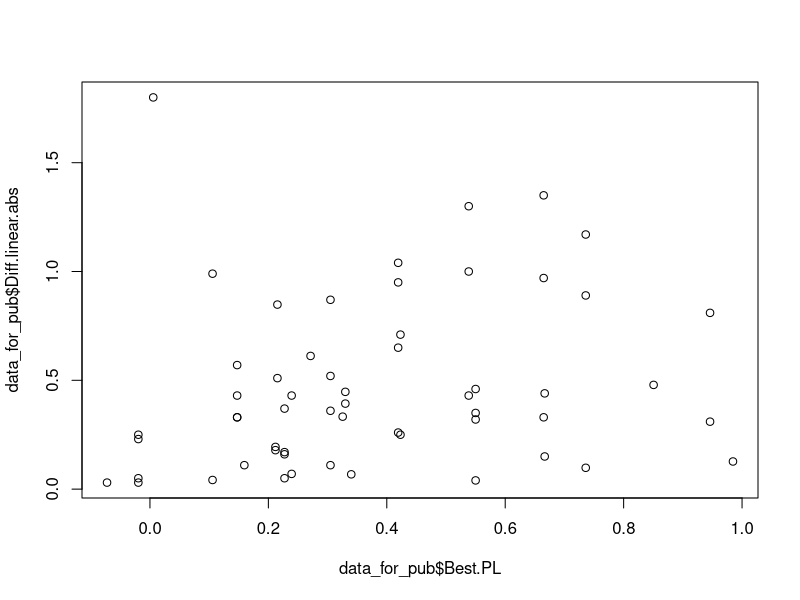
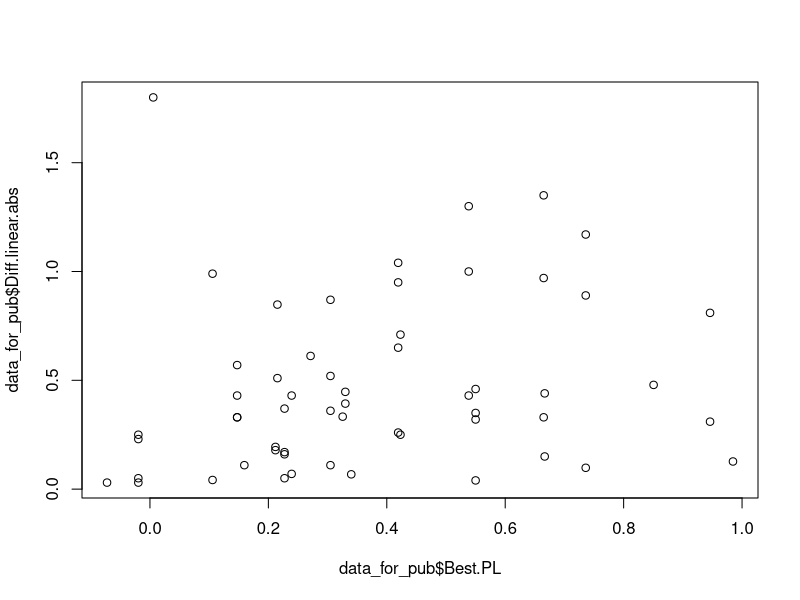
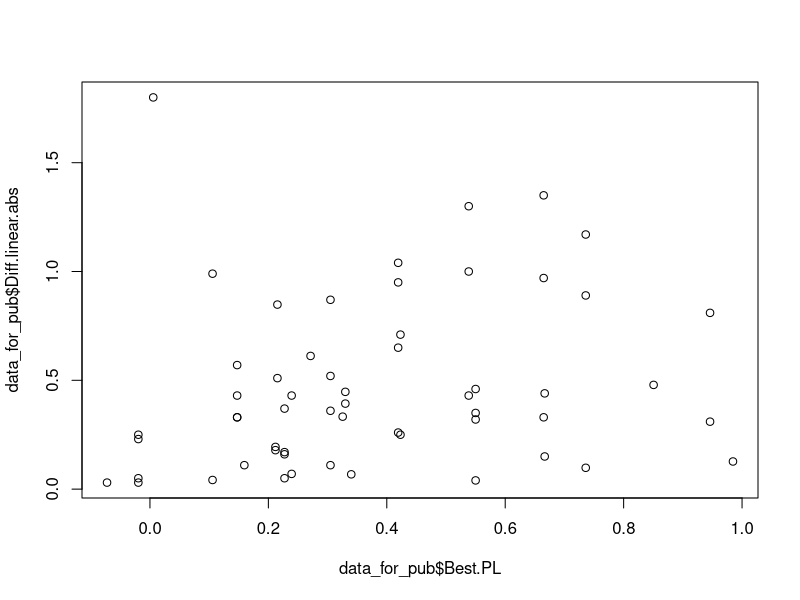
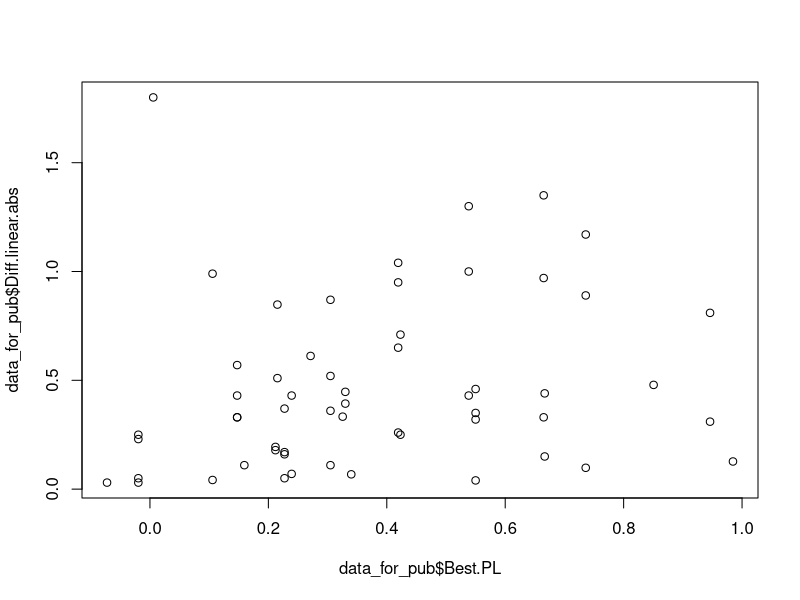
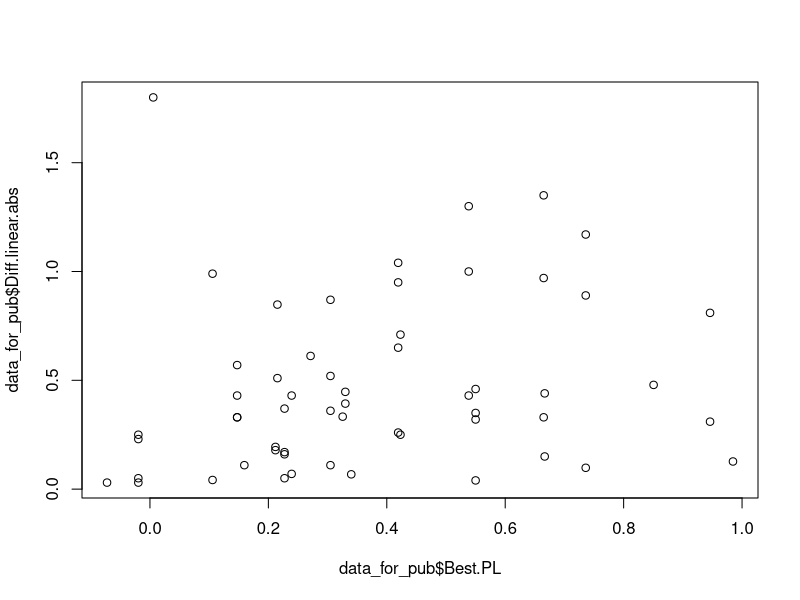
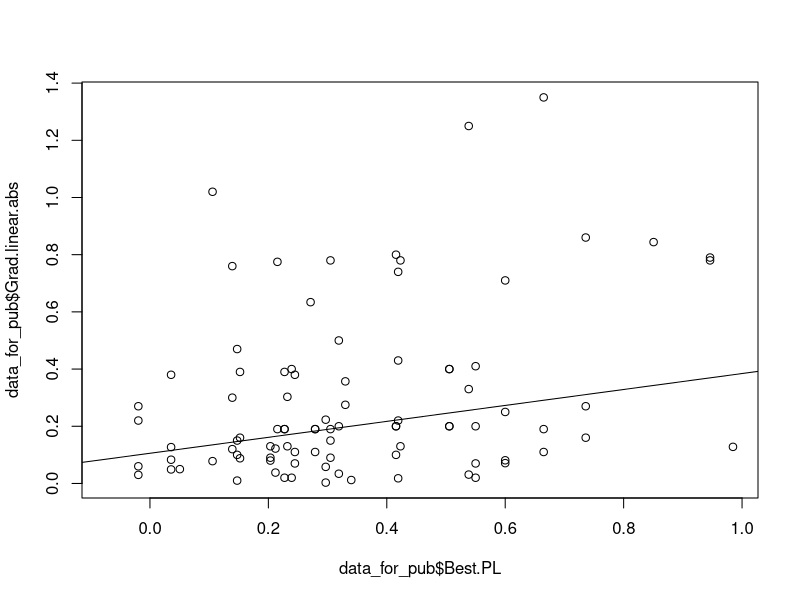
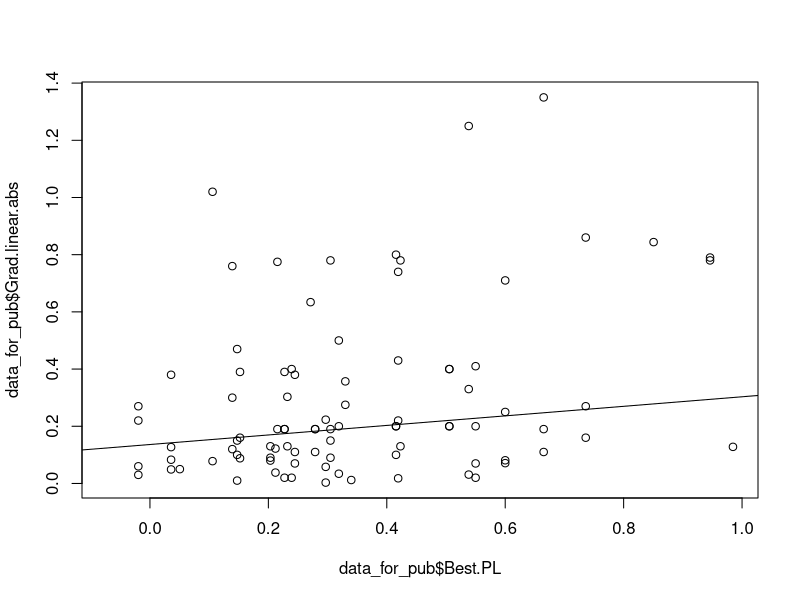
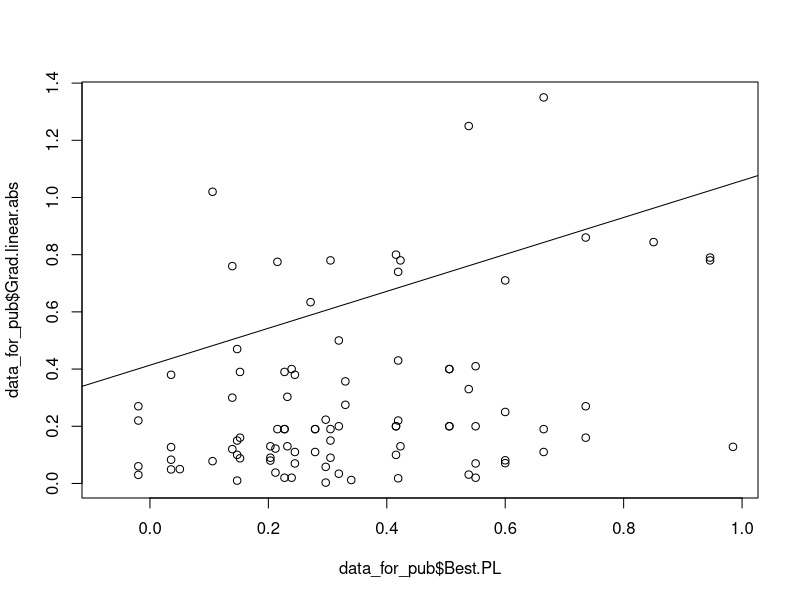

R code for these plots, in order: (Note: this script raises an error after producing the figures.)
#This is the script for obtaining the results for Bartkowska and Johnston 2015 in JEB
#This script is organized into two parts. 
#Part 1 is the analysis conducted for the informal meta-anlaysis.
#Part 2 is the second part of the paper based on field collected data of Lobelia cardinalis

######################################################################################
######################################################################################
#PART 1
######################################################################################
######################################################################################

#load the data of the literature survey
data_for_pub=read.csv("part1_data_for_pub.csv")

str(data_for_pub)


#Table S1 is a summary list of the publications included in the literature survey

#Table S2 is a summary of the relationship between selection strength and pollen limitation for five trait types estimated from 
#a survey of all studies reporting selection and pollen limitation published prior to January 2014.

###########################################
#TABLE S2
###########################################

#The following section of code will recreate table S2

length(unique(data_for_pub$Species))
length(unique(data_for_pub$Author.s..of.Selection.study))

#We plot the absolute value of the selection differential and gradients against the estimate of pollen limitation.
data_for_pub$Diff.linear.abs=abs(data_for_pub$Diff.linear)
data_for_pub$Grad.linear.abs=abs(data_for_pub$Grad.linear)

#The analysis is partitioned according to trait type. We categorized traits into one of 5 trait types
unique(data_for_pub$Trait.type)

# The function diff_out calculates the linear regression for the relationship between the selection differentials and pollen limitation for a given trait type
diff_out=function(x){
        regress_diff<-lm(data_for_pub$Diff.linear.abs[data_for_pub$Trait.type==x]~data_for_pub$Best.PL[data_for_pub$Trait.type==x], data=data_for_pub)
        plot(data_for_pub$Best.PL,data_for_pub$Diff.linear.abs)
        
        return(summary(regress_diff))
}

diff_out("floral size")
diff_out("plant size")
diff_out("flower number")
diff_out("phenology")
diff_out("vegetative tissue area")
x="floral size"

# The function diff_out calculates the linear regression for the relationship between the selection gradients and pollen limitation for a given trait type

grad_out=function(x){
        regress_grad<-lm(data_for_pub$Grad.linear.abs[data_for_pub$Trait.type==x]~data_for_pub$Best.PL[data_for_pub$Trait.type==x])
        plot(data_for_pub$Best.PL,data_for_pub$Grad.linear.abs)
        abline(regress_grad)
        return(summary(regress_grad))
}

grad_out("floral size")
grad_out("plant size")
grad_out("flower number")
grad_out("phenology")
grad_out("vegetative tissue area")




######################################################################################
######################################################################################
#PART 2
######################################################################################
######################################################################################


mydata=read.csv("part2_all_years_data_for_pub.csv", sep=";")

summary(mydata)
str(mydata)

#Variable in data with description
#Year: the data is organized according to year collected: 2009, 2010 or 2011
#Pop: is either s1 for naturally pollinated plants or s2 for hand_last-pollinated plants
#ID: is the label given to each plant 
#total_seed: is total seed production for the plant
#total_fruit: is total fruits produced
#seed_flr: is the average number of seeds produced per flower
#seed_fruit: is the average number of seeds produced per fruit
#fruit_flr: is the average number of fruits produced per flower
#mid_wid: is the width of the bottom 3 petals
#and: is the anther-nectary distance
#len_last: is the lenth to the last flower
#flr_num: is the total number of flowers produced by the plant
#avg_display: is the average number of flowers open per day 
#med_flr_date: is the day the middle flower was first observed in female phase. The dates are in SAS date format.


#################################
#PRODUCE TABLES S3 to S5. 
#These are the tables of means and comparison of means between the natural and hand-pollinated plants.
#################################

#enter the Year you would like to explore :
YR="2009"

#partition the data based on year
year=mydata[mydata$Year==YR, ]

#Table S3 presents the means and standard deviations and the bootstrapped difference in means for each trait
set.seed=2
#R allows the user to define the number of bootstrap iterations desired
R=10000

mean_diffs(year, "seed_fruit", R)

mean_diffs <- function(data, trait, R){
        output=data.frame()
        if(!(is.data.frame(data))){stop("invalid dataset name")} 

        trait_column=c(which(colnames(data) %in% trait))
        trait_pop=""
        trait_pop=c(2,trait_column)
        data_for_boot=data[trait_pop]
        #print(data_for_boot)
        data_for_boot=na.omit( data_for_boot)
        set.seed=2
        #R allows the user to define the number of bootstrap iterations desired
        R=10000
        b5=numeric(R)

        for(i in 1:R){
                #this samples, with replacement, assumes all observations are drawn from the same population
                data_for_boot$Pop<-sample( data_for_boot$Pop, length( data_for_boot$Pop));
                pop_s2= data_for_boot[data_for_boot$Pop=="s2",][2]
                pop_s1= data_for_boot[data_for_boot$Pop=="s1",][2]

                b5[i]<-mean(pop_s2[[1]])-mean(pop_s1[[1]])
        }

        
        pop_s2=data[data$Pop=="s2",][trait_column]
        pop_s1=data[data$Pop=="s1",][trait_column]
        print(pop_s2)
        
        natural=mean(pop_s1[[1]], na.rm=T)
        hand_pollinated=mean(pop_s2[[1]], na.rm=T)
        diff=abs(natural-hand_pollinated)
        pval=mean(abs(b5)>diff)
        
        output=cbind( natural, hand_pollinated,diff,pval)
        print(output)
}
        
##########################################
#Table S6
#Comparison of pollen limitation across three years in a population of L. cardinalis. 
#For each year and between year comparison, 95% confidence intervals and P-values were 
#determined using 10,000 bootstrap iterations.
#########################################



year=mydata[mydata$Year=='2009', ]
year2=mydata[mydata$Year=='2010', ]
year_2011=mydata[mydata$Year=='2011', ]

year_s1=year[year$Pop=='s1',]
year_s2=year[year$Pop=='s2',]

year2_s1=year2[year2$Pop=='s1',]
year2_s2=year2[year2$Pop=='s2',]

year_2011_s1=year_2011[year_2011$Pop=='s1',]
year_2011_s2=year_2011[year_2011$Pop=='s2',]

#this gets rid of any rows with missing values of flower number.
year_s1=year_s1[complete.cases(year_s1$flr_num), ]
year_s2=year_s2[complete.cases(year_s2$flr_num), ]

year2_s1=year2_s1[complete.cases(year2_s1$flr_num), ]
year2_s2=year2_s2[complete.cases(year2_s2$flr_num), ]

year_2011_s1=year_2011_s1[complete.cases(year_2011_s1$flr_num), ]
year_2011_s2=year_2011_s2[complete.cases(year_2011_s2$flr_num), ]

year_2011_s1=year_2011_s1[which(year_2011_s1$flr_num!=0), ]
year_2011_s2=year_2011_s2[which(year_2011_s2$flr_num!=0), ]

#find raw estimate of PL year 1

year_mean_s1_raw=mean(year_s1$total_seed)
year_mean_s2_raw=mean(year_s2$total_seed)
year_PL_raw_seed<-1-(year_mean_s1_raw/year_mean_s2_raw)



#find raw estimate of PL 2010

year2_mean_s1_raw=mean(year2_s1$total_seed)
year2_mean_s2_raw=mean(year2_s2$total_seed)
year2_PL_raw_seed<-1-(year2_mean_s1_raw/year2_mean_s2_raw)



#find raw estimate of PL year 2011

year_2011_mean_s1_raw=mean(year_2011_s1$total_seed)
year_2011_mean_s2_raw=mean(year_2011_s2$total_seed)
year_2011_PL_raw_seed<-1-(year_2011_mean_s1_raw/year_2011_mean_s2_raw)

results<-data.frame()

PL_2009_ci=data.frame()
PL_2010_ci=data.frame()
PL_2011_ci=data.frame()
PL_2009_2010=data.frame()
PL_2009_2011=data.frame()
PL_2010_2011=data.frame()
set.seed(2)

#this section of code creates the bootstrapped datasets for the hand and naturally pollinated groups for each of the three years
for(i in c(1:10000)){
        #rlen_lastomly sampled with replacement observations for the naturally pollinated group in 2009
        mysample <- year_s1[sample(1:nrow(year_s1), nrow(year_s1), replace=TRUE),]
        mean_s1=mean(mysample$total_seed)
        
        #rlen_lastomly sampled with replacement observations for pop s2  (the hlen_last-pollinated group) in 2009
        mysample2 <- year_s2[sample(1:nrow(year_s2), nrow(year_s2), replace=TRUE),]
        mean_s2=mean(mysample2$total_seed)
        
        #this find the PL estimate for 2009 
        PL_2009<-1-(mean_s1/mean_s2)
        
        #rlen_lastomly sampled observations for naturally pollinated group in 2010
        mysample <- year2_s1[sample(1:nrow(year2_s1), nrow(year2_s1), replace=TRUE),]
        mean_s1=mean(mysample$total_seed)
        
        #rlen_lastomly sampled observations for hlen_last pollinated group in 2010
        mysample2 <- year2_s2[sample(1:nrow(year2_s2), nrow(year2_s2), replace=TRUE),]
        mean_s2=mean(mysample2$total_seed)
        
        #PL estimate for 2010
        PL_2010<-1-(mean_s1/mean_s2)
        
        #rlen_lastomly sampled observations for naturally pollinated group in 2011
        mysample <- year_2011_s1[sample(1:nrow(year_2011_s1), nrow(year_2011_s1), replace=TRUE),]
        mean_s1=mean(mysample$total_seed)
        
        #rlen_lastomly sampled observations for hlen_last pollinated group in 2011
        mysample2 <- year_2011_s2[sample(1:nrow(year_2011_s2), nrow(year_2011_s2), replace=TRUE),]
        mean_s2=mean(mysample2$total_seed)
        
        #PL estimate for 2011
        PL_2011<-1-(mean_s1/mean_s2)
        
        
        #for each run, the PL estimates are appended to a dataset for each year.
        PL_2009_ci=rbind(PL_2009_ci, PL_2009)
        PL_2010_ci=rbind(PL_2010_ci, PL_2010)
        PL_2011_ci=rbind(PL_2011_ci, PL_2011)
        
        #for each run, the difference in PL estimates between years is stored.
        PL_2009_2010=rbind(PL_2009_2010, PL_2009-PL_2010)
        PL_2009_2011=rbind(PL_2009_2011, PL_2009-PL_2011)
        PL_2010_2011=rbind(PL_2010_2011, PL_2010-PL_2011)
}

#the estimates for each dataset created in the preceding loop are named
names(PL_2009_ci)[1]="PL_2009_ci"
names(PL_2010_ci)[1]="PL_2010_ci"
names(PL_2011_ci)[1]="PL_2011_ci"

names(PL_2009_2010)[1]="PL_2009_2010"
names(PL_2009_2011)[1]="PL_2009_2011"
names(PL_2010_2011)[1]="PL_2010_2011"

#now the 95% CI len_last P values for each PL estimate len_last comparison among years is obtained

#CI and pvalue of PL estimates for 2009
quantile(PL_2009_ci$PL_2009_ci, c(0.025, 0.975))
((length(PL_2010_ci[(PL_2009_ci)[1]<=0])/length(PL_2009_ci))/10000)


#CI and pvalue of PL estimates for 2010
quantile(PL_2010_ci$PL_2010_ci, c(0.025, 0.975))
((length(PL_2010_ci[(PL_2010_ci)[1]<=0])/length(PL_2010_ci))/10000)

#CI and pvalue of PL estimates for 2011
quantile(PL_2011_ci$PL_2011_ci, c(0.025, 0.975))
((length(PL_2011_ci$PL_2011_ci[PL_2011_ci$PL_2011_ci<=0])/length(PL_2011_ci))/10000)

#CI and pvalue of PL estimates for difference of PL between 2009 and 2010
quantile(PL_2009_2010$PL_2009_2010, c(0.025, 0.975))
(1-(length(PL_2009_2010[(PL_2009_2010)[1]<=0])/length(PL_2009_2010))/10000)

#CI and pvalue of PL estimates for difference of PL between 2009 and 2011
quantile(PL_2009_2011$PL_2009_2011, c(0.025, 0.975))
(1-(length(PL_2009_2011[(PL_2009_2011)[1]<=0])/length(PL_2009_2011))/10000)

#CI and pvalue of PL estimates for difference of PL between 2010 and 2011
quantile(PL_2010_2011$PL_2010_2011, c(0.025, 0.975))
((length(PL_2010_2011$PL_2010_2011[PL_2010_2011$PL_2010_2011<=0])/length(PL_2010_2011))/10000)






#################################################################################
#Tables S7 to S12. Total selection and direct selection in 2009, 2010 and 2011
#################################################################################

#I split the data into the two treatments s1 for naturally pollinated plants len_last s2 for hlen_last-pollinated plants
#recall that the data is paritioned above by year as follows:

year=mydata[mydata$Year=='2009', ]
#year2=mydata[mydata$Year=='2010', ]
#year_2011=mydata[mydata$Year=='2011', ]
head(subdata)

subdata=year[year$Pop=='s1', ]
#or
subdata2=year[year$Pop=='s2', ]


########Selection differentials:

#this is the function that will calculate the selection differentials. You can choose the traits and data you would like estimates for in the 
#by calling this function with the dataset name and list of traits.
raw_regression_univariate <- function(data,trait=c("and","mid_wid", "len_last", "flr_num","avg_display","height_last", "med_flr_date"),y="total_seed" ){

        if(!(is.data.frame(data))){stop("invalid dataset name")}  
        output_file=data.frame(traits_list=as.character(), intercept=numeric(0), estimate=numeric(0),r=numeric(0), p=numeric(0), stringsAsFactors=FALSE)
        colnames(output_file)=c("trait", "intercept","estimate", "R2", "pval")
        
        trait_columns=c(which(colnames(data) %in% trait))
        y_var_pos=which(colnames(data) %in% y)
        
        for (i in trait_columns) {
                
                myvars=c(y_var_pos, i)
                subdata=data[,myvars]
                subdata=subdata[complete.cases(subdata), ]

                #this stlen_lastardizes the traits of interest
                subdata$stlen_lastardized_trait=(subdata[,2]-mean(subdata[,2], na.rm=TRUE))/sd(subdata[,2], na.rm=TRUE)   
                #this relatives fitness
                subdata$rel_fitness=subdata[,1]/mean(subdata[,1])
                coefs2<-lm(subdata$rel_fitness~   subdata$stlen_lastardized_trait , data=subdata)
                t=paste("N=", nrow(subdata), "trait", colnames(data[i]))
                print(t)
                print(summary(coefs2))
                #return(output_file)  
}
}
raw_regression_univariate(subdata2,c("and","mid_wid", "len_last", "flr_num","avg_display","height_last", "med_flr_date"))


##this is the function that will calculate the nonlinear selection differentials. These must be doubled. See Stinchcombe et al 2008

raw_regression_univariate_w_gamma <- function(data,trait=c("and","mid_wid", "len_last", "flr_num","avg_display","height_last", "med_flr_date"),y="total_seed" ){
        
        if(!(is.data.frame(data))){stop("invalid dataset name")}  

        trait_columns=c(which(colnames(data) %in% trait))
        y_var_pos=which(colnames(data) %in% y)

        for (i in trait_columns) {
                myvars=c(y_var_pos, i)
           
                #print(myvars)
                subdata=data[,myvars]
                
                subdata=subdata[complete.cases(subdata), ]
        
                #this stlen_lastardizes the traits of interest
                subdata$stand_trait=(subdata[,2]-mean(subdata[,2], na.rm=TRUE))/sd(subdata[,2], na.rm=TRUE)   
                #this relatives fitness
                subdata$rel_fitness=subdata[,1]/mean(subdata[,1])
                coefs2<-lm(subdata$rel_fitness~   subdata$stand_trait +I(subdata$stand_trait^2) , data=subdata)
      
                t=paste("N=", nrow(subdata), "trait", colnames(data[i]))
                print(t)
                print(summary(coefs2))

        }
}
raw_regression_univariate_w_gamma(subdata,c("and","mid_wid", "len_last", "flr_num","avg_display","height_last", "med_flr_date"))



###########Selection gradients:
#This function will calculate selection gradients. When calling the function choose either subdata, for the naturally pollinated plants, or subdata2 for hand pollinated group.


raw_regression_gradient <- function(data){
        print(colnames(data))
        trait=c("total_seed","and","mid_wid", "len_last", "flr_num","avg_display","height_last", "med_flr_date")
        if(!(is.data.frame(data))){stop("invalid dataset name")} 
        
        trait_columns=c(which(colnames(data) %in% trait))
        myvars=c(trait_columns)
        data=data[,myvars]
  
       data=data[complete.cases(data), ]
                
        #this stlen_lastardizes the traits of interest
        data$and=(data$and-mean(data$and,na.rm=T))/sd(data$and,na.rm=T)
        data$mid_wid=(data$mid_wid-mean(data$mid_wid,na.rm=T))/sd(data$mid_wid,na.rm=T)
        data$len_last=(data$len_last-mean(data$len_last,na.rm=T))/sd(data$len_last,na.rm=T)
        data$flr_num=(data$flr_num-mean(data$flr_num,na.rm=T))/sd(data$flr_num,na.rm=T)
        data$avg_display=(data$avg_display-mean(data$avg_display,na.rm=T))/sd(data$avg_display,na.rm=T)
        data$med_flr_date=(data$med_flr_date-mean(data$med_flr_date,na.rm=T))/sd(data$med_flr_date,na.rm=T)
        
        #this relatives fitness
        data$rel_fitness=data[,1]/mean(data[,1])
        coefs2<-lm(data$rel_fitness ~ data$and + data$mid_wid + data$len_last + data$flr_num + data$avg_display + data$med_flr_date , na.action=na.exclude, data=data)
                
        t=paste("N=", nrow(data), "trait", colnames(data))
        print(t)
        print(summary(coefs2))
        #return(output_file)  
}
raw_regression_gradient(subdata2)

raw_regression_gradient_w_gamma <- function(data){
        print(colnames(data))
        trait=c("total_seed","and","mid_wid", "len_last", "flr_num","avg_display","height_last", "med_flr_date")
        if(!(is.data.frame(data))){stop("invalid dataset name")} 
        
        trait_columns=c(which(colnames(data) %in% trait))
        myvars=c(trait_columns)
        data=data[,myvars]
        
        data=data[complete.cases(data), ]
        
        #this stlen_lastardizes the traits of interest
        data$mid_wid=(data$mid_wid-mean(data$mid_wid,na.rm=T))/sd(data$mid_wid,na.rm=T)
        data$and=(data$and-mean(data$and,na.rm=T))/sd(data$and,na.rm=T)
        data$len_last=(data$len_last-mean(data$len_last,na.rm=T))/sd(data$len_last,na.rm=T)
        data$flr_num=(data$flr_num-mean(data$flr_num,na.rm=T))/sd(data$flr_num,na.rm=T)
        data$avg_display=(data$avg_display-mean(data$avg_display,na.rm=T))/sd(data$avg_display,na.rm=T)
        data$med_flr_date=(data$med_flr_date-mean(data$med_flr_date,na.rm=T))/sd(data$med_flr_date,na.rm=T)
        
        #this relatives fitness
        data$rel_fitness=data[,1]/mean(data[,1])
        coefs2<-lm(data$rel_fitness~ data$and + I(data$and^2)+ data$mid_wid + I(data$mid_wid^2)+ data$len_last+I(data$len_last^2) + data$len_last+ I(data$len_last^2) + data$flr_num +I(data$flr_num^2) + data$avg_display+I(data$avg_display^2) +  data$med_flr_date +I(data$med_flr_date^2), data=data)
        print(coefs2)
        t=paste("N=", nrow(data), "trait", colnames(data))
        print(t)
        print(summary(coefs2))
        #return(output_file)  
}
raw_regression_gradient_w_gamma(subdata)



################Bootstrap estimates of CI and pvalues for the selection coefficients.

#note to self: the original work is in the folder called */Selection vs Pollen limitation paper/R ANCOVA
#len_last original script "univariate estimtes len_last CI feb 18 bootstrap.R

###THIS FUNCTION WILL FIND THE CI len_last p values FOR THE LINEAR UNIVARATE ESTIMATES (differentials)
set.seed(2)

set.seed(2)
boot_uni(subdata, subdata2,"and")

boot_uni=function(subdata, subdata2, trait=c("len_last","mid_wid", "len_last", "flr_num","avg_display","height_last", "med_flr_date"), y="total_seed") {
        
        trait_columns=c(which(colnames(subdata) %in% trait))
        y_var_pos=which(colnames(subdata) %in% y)
        
        for (i in trait_columns){
                len_last_s1=data.frame()
                len_last_s2=data.frame()
                len_last_diff=data.frame()
                myvars=c(y_var_pos, i)
                for(i in c(1:10000)){
                        subdata_len_last=subdata[,myvars]
                        subdata_len_last=subdata_len_last[complete.cases(subdata_len_last), ]#remove missing data here because it makes stlen_lastardizing the trait values easier later
                        subdata_len_last <- subdata_len_last[sample(1:nrow(subdata_len_last), nrow(subdata_len_last), replace=TRUE),]#this samples s1 within year1
                        subdata_len_last$total_seed=subdata_len_last$total_seed/mean(subdata_len_last$total_seed) #finds relative fitness
                        subdata_len_last$stlen_lastardized_trait=(subdata_len_last[,2]-mean(subdata_len_last[,2], na.rm=TRUE))/sd(subdata_len_last[,2], na.rm=TRUE) #finds stlen_lastard trait
                        regress1<-lm(subdata_len_last$total_seed~subdata_len_last$stlen_lastardized_trait, data=subdata_len_last)$coef
                        
                        #repeat the same thing (getting regression estiamtes) but for pop2.
                        subdata2_len_last=subdata2[myvars]
                        subdata2_len_last=subdata2_len_last[complete.cases(subdata2_len_last), ]#remove missing data here because it makes stlen_lastardizing the trait values easier later
                        subdata2_len_last <- subdata2_len_last[sample(1:nrow(subdata2_len_last), nrow(subdata2_len_last), replace=TRUE),]#this samples s1 within year1
                        subdata2_len_last$total_seed=subdata2_len_last$total_seed/mean(subdata2_len_last$total_seed) #finds relative fitness
                        subdata2_len_last$stlen_lastardized_trait=(subdata2_len_last[,2]-mean(subdata2_len_last[,2], na.rm=TRUE))/sd(subdata2_len_last[,2], na.rm=TRUE) 
                        
                        regress2_1<-lm(subdata2_len_last$total_seed~ subdata2_len_last$stlen_lastardized_trait, data=subdata2_len_last)$coef
                        
                        
                        len_last_s1=rbind(len_last_s1, regress1[2])
                        len_last_s2=rbind(len_last_s2, regress2_1[2])
                        len_last_diff=rbind(len_last_diff, (regress1[2]-regress2_1[2]))
                        
                }
                #print(len_last_s1[,1])
                print("naturally pollinated")
                print(nrow(subdata_len_last))
                print(quantile(len_last_s1[,1], c(0.025, 0.975)))
                print("Pval")
                print((length(len_last_s1[1,][len_last_s1[,1]<=0])/length(len_last_s1))/10000)
                print("hlen_last pollinated")
                print(nrow(subdata2_len_last))
                print(quantile(len_last_s2[,1], c(0.025, 0.975)))
                print("Pval")
                print((length(len_last_s2[,1][len_last_s2[,1]<=0])/length(len_last_s2))/10000)
                print("Diff between hlen_last- len_last naturally pollinated")
                print(quantile(len_last_diff[,1], c(0.025, 0.975)))
                print("Pval")
                print((length(len_last_diff[,1][len_last_diff[,1]<=0])/length(len_last_diff))/10000)
        }
}


#########THIS WILL FIND THE BOOTSTRAPPED CI  and PVALS FOR GAMMAS FOR TOTAL SELECTION IN TABLES S7-S9
set.seed(2)
gammas_uni(subdata, subdata2,"len_last")

gammas_uni=function(subdata, subdata2, trait=c("len_last","mid_wid", "len_last", "flr_num","avg_display","height_last", "med_flr_date"), y="total_seed") {

        trait_columns=c(which(colnames(subdata) %in% trait))
        y_var_pos=which(colnames(subdata) %in% y)
        
        for (i in trait_columns){
                len_last_s1=data.frame()
                len_last_s2=data.frame()
                len_last_diff=data.frame()
                myvars=c(y_var_pos, i)
                for(i in c(1:10000)){
                        subdata_len_last=subdata[,myvars]
                        subdata_len_last=subdata_len_last[complete.cases(subdata_len_last), ]#remove missing data here because it makes stlen_lastardizing the trait values easier later
                        subdata_len_last <- subdata_len_last[sample(1:nrow(subdata_len_last), nrow(subdata_len_last), replace=TRUE),]#this samples s1 within year1
                        subdata_len_last$total_seed=subdata_len_last$total_seed/mean(subdata_len_last$total_seed) #finds relative fitness
                        subdata_len_last$stlen_lastardized_trait=(subdata_len_last[,2]-mean(subdata_len_last[,2], na.rm=TRUE))/sd(subdata_len_last[,2], na.rm=TRUE) #finds stlen_lastard trait
                        regress1<-lm(subdata_len_last$total_seed~subdata_len_last$stlen_lastardized_trait +I(subdata_len_last$stlen_lastardized_trait^2), data=subdata_len_last)$coef
    
                        #repeat the same thing (getting regression estiamtes) but for pop2.
                        subdata2_len_last=subdata2[myvars]
                        subdata2_len_last=subdata2_len_last[complete.cases(subdata2_len_last), ]#remove missing data here because it makes stlen_lastardizing the trait values easier later
                        subdata2_len_last <- subdata2_len_last[sample(1:nrow(subdata2_len_last), nrow(subdata2_len_last), replace=TRUE),]#this samples s1 within year1
                        subdata2_len_last$total_seed=subdata2_len_last$total_seed/mean(subdata2_len_last$total_seed) #finds relative fitness
                        subdata2_len_last$stlen_lastardized_trait=(subdata2_len_last[,2]-mean(subdata2_len_last[,2], na.rm=TRUE))/sd(subdata2_len_last[,2], na.rm=TRUE) 
                        
                        regress2_1<-lm(subdata2_len_last$total_seed~ subdata2_len_last$stlen_lastardized_trait + I(subdata2_len_last$stlen_lastardized_trait^2), data=subdata2_len_last)$coef
        
        
                        len_last_s1=rbind(len_last_s1, regress1[3])
                        len_last_s2=rbind(len_last_s2, regress2_1[3])
                        len_last_diff=rbind(len_last_diff, (regress1[3]-regress2_1[3]))
        
                        }
        print(head(len_last_s1))
        print("naturally pollinated")
        print(quantile(len_last_s1[,1], c(0.025, 0.975)))
        print("Pval")
        print((length(len_last_s1[1,][len_last_s1[,1]<=0])/length(len_last_s1))/10000)
        print("hlen_last pollinated")
        print(quantile(len_last_s2[,1], c(0.025, 0.975)))
        print("Pval")
        print((length(len_last_s2[,1][len_last_s2[,1]<=0])/length(len_last_s2))/10000)
        print("Diff between hlen_last- len_last naturally pollinated")
        print(quantile(len_last_diff[,1], c(0.025, 0.975)))
        print("Pval")
        print((length(len_last_diff[,1][len_last_diff[,1]<=0])/length(len_last_diff))/10000)
        }
}


#########THIS WILL FIND THE BOOTSTRAPPED CI len_last PVALS FOR SELECTION GRADIENTS IN TABLES S10-S12


set.seed(2)

trait=c("total_seed","and","mid_wid", "len_last", "flr_num","avg_display", "med_flr_date")


and_s1 <- data.frame()
and_s2 <- data.frame()
and_diff <- data.frame()
mid_wid_s1 <- data.frame()
mid_wid_s2 <- data.frame()
mid_wid_diff <- data.frame()
len_last_s1=data.frame()
len_last_s2=data.frame()
len_last_diff=data.frame()
len_last_s1=data.frame()
len_last_s2=data.frame()
len_last_diff=data.frame()
flr_num_s1=data.frame()
flr_num_s2=data.frame()
flr_num_diff=data.frame()
avg_disp_s1=data.frame()
avg_disp_s2=data.frame()
avg_disp_diff=data.frame()
med_flr_date_s1=data.frame()
med_flr_date_s2=data.frame()
med_flr_date_diff=data.frame()

for(i in c(1:10000)){
        sub=subdata[trait]
        data=sub[complete.cases(sub), ]
        mysample <- data[sample(1:nrow(data), nrow(data), replace=TRUE),]
        
        
        mysample$rel_fitness=mysample$total_seed/mean(mysample$total_seed, na.rm=T)
        mysample$and=(mysample$and-mean(mysample$and, na.rm=T))/sd(mysample$and, na.rm=T)
        mysample$mid_wid=(mysample$mid_wid-mean(mysample$mid_wid, na.rm=T))/sd(mysample$mid_wid, na.rm=T)
        mysample$len_last=(mysample$len_last-mean(mysample$len_last, na.rm=T))/sd(mysample$len_last, na.rm=T)
        mysample$flr_num=(mysample$flr_num-mean(mysample$flr_num, na.rm=T))/sd(mysample$flr_num, na.rm=T)
        mysample$avg_display=(mysample$avg_display-mean(mysample$avg_display, na.rm=T))/sd(mysample$avg_display, na.rm=T)
        mysample$med_flr_date=(mysample$med_flr_date-mean(mysample$med_flr_date, na.rm=T))/sd(mysample$med_flr_date, na.rm=T)
        
        sub2=subdata2[trait]
        sub2=sub2[complete.cases(sub2), ]
        mysample2 <- sub2[sample(1:nrow(sub2), nrow(sub2), replace=TRUE),]
        
        mysample2$rel_fitness=mysample2$total_seed/mean(mysample2$total_seed, na.rm=T)
        mysample2$and=(mysample2$and-mean(mysample2$and, na.rm=T))/sd(mysample2$and, na.rm=T)
        mysample2$mid_wid=(mysample2$mid_wid-mean(mysample2$mid_wid, na.rm=T))/sd(mysample2$mid_wid, na.rm=T)
        mysample2$len_last=(mysample2$len_last-mean(mysample2$len_last, na.rm=T))/sd(mysample2$len_last, na.rm=T)
        mysample2$flr_num=(mysample2$flr_num-mean(mysample2$flr_num, na.rm=T))/sd(mysample2$flr_num, na.rm=T)
        mysample2$avg_display=(mysample2$avg_display-mean(mysample2$avg_display, na.rm=T))/sd(mysample2$avg_display, na.rm=T)
        mysample2$med_flr_date=(mysample2$med_flr_date-mean(mysample2$med_flr_date, na.rm=T))/sd(mysample2$med_flr_date, na.rm=T)
        
        regress1<-lm(mysample$rel_fitness~  mysample$and + mysample$mid_wid +mysample$len_last+ mysample$flr_num + mysample$avg_display+  mysample$med_flr_date , data=mysample)$coef
        regress2<-lm(mysample2$rel_fitness~  mysample2$and + mysample2$mid_wid + mysample2$len_last+  mysample2$flr_num  + mysample2$avg_display +  mysample2$med_flr_date, data=mysample2)$coef
        
        and_s1=rbind(and_s1, regress1[2])
        and_s2=rbind(and_s2, (regress2[2]))
        and_diff=rbind(and_diff, (regress1[2]-regress2[2]))
        
        mid_wid_s1=rbind(mid_wid_s1, regress1[3])
        mid_wid_s2=rbind(mid_wid_s2, regress2[3])
        mid_wid_diff=rbind(mid_wid_diff, (regress1[3]-regress2[3]))
        
        
        
        len_last_s1=rbind(len_last_s1, regress1[4])
        len_last_s2=rbind(len_last_s2, (regress2[4]))
        len_last_diff=rbind(len_last_diff, (regress1[4]-regress2[4]))
        
        flr_num_s1=rbind(flr_num_s1, regress1[5])
        flr_num_s2=rbind(flr_num_s2, (regress2[5]))
        flr_num_diff=rbind(flr_num_diff, (regress1[5]-regress2[5]))
        
        avg_disp_s1=rbind(avg_disp_s1, regress1[6])
        avg_disp_s2=rbind(avg_disp_s2, (regress2[6]))
        avg_disp_diff=rbind(avg_disp_diff, (regress1[6]-regress2[6]))
        
        
        med_flr_date_s1=rbind(med_flr_date_s1, regress1[7])
        med_flr_date_s2=rbind(med_flr_date_s2, regress2[7])
        med_flr_date_diff=rbind(med_flr_date_diff, (regress1[7]-regress2[7]))
        
}



print("and")
print("naturally pollinated")
print(quantile(and_s1[,1], c(0.025, 0.975)))
print("Pval")
print((length(and_s1[1,][and_s1[,1]<=0])/length(and_s1))/10000)
print("hand pollinated")
print(quantile(and_s2[,1], c(0.025, 0.975)))
print("Pval")
print((length(and_s2[,1][and_s2[,1]<=0])/length(and_s2))/10000)
print("Diff between hand- and naturally pollinated")
print(quantile(and_diff[,1], c(0.025, 0.975)))
print("Pval")
print((length(and_diff[,1][and_diff[,1]<=0])/length(and_diff))/10000)


print("mid_wid")
print("naturally pollinated")
print(quantile(mid_wid_s1[,1], c(0.025, 0.975)))
print("Pval")
print((length(mid_wid_s1[1,][mid_wid_s1[,1]<=0])/length(mid_wid_s1))/10000)
print("hmid_wid pollinated")
print(quantile(mid_wid_s2[,1], c(0.025, 0.975)))
print("Pval")
print((length(mid_wid_s2[,1][mid_wid_s2[,1]<=0])/length(mid_wid_s2))/10000)
print("Diff between hmid_wid- mid_wid naturally pollinated")
print(quantile(mid_wid_diff[,1], c(0.025, 0.975)))
print("Pval")
print((length(mid_wid_diff[,1][mid_wid_diff[,1]<=0])/length(mid_wid_diff))/10000)

print("len_last")
print("naturally pollinated")
print(quantile(len_last_s1[,1], c(0.025, 0.975)))
print("Pval")
print((length(len_last_s1[1,][len_last_s1[,1]<=0])/length(len_last_s1))/10000)
print("len_last pollinated")
print(quantile(len_last_s2[,1], c(0.025, 0.975)))
print("Pval")
print((length(len_last_s2[,1][len_last_s2[,1]<=0])/length(len_last_s2))/10000)
print("Diff between hlen_last- len_last naturally pollinated")
print(quantile(len_last_diff[,1], c(0.025, 0.975)))
print("Pval")
print((length(len_last_diff[,1][len_last_diff[,1]<=0])/length(len_last_diff))/10000)

print("flr_num")
print("naturally pollinated")
print(quantile(flr_num_s1[,1], c(0.025, 0.975)))
print("Pval")
print((length(flr_num_s1[1,][flr_num_s1[,1]<=0])/length(flr_num_s1))/10000)
print("flr_num pollinated")
print(quantile(flr_num_s2[,1], c(0.025, 0.975)))
print("Pval")
print((length(flr_num_s2[,1][flr_num_s2[,1]<=0])/length(flr_num_s2))/10000)
print("Diff between flr_num- flr_num naturally pollinated")
print(quantile(flr_num_diff[,1], c(0.025, 0.975)))
print("Pval")
print((length(flr_num_diff[,1][flr_num_diff[,1]<=0])/length(flr_num_diff))/10000)


print("naturally pollinated")
print(quantile(avg_disp_s1[,1], c(0.025, 0.975)))
print("Pval")
print((length(avg_disp_s1[1,][avg_disp_s1[,1]<=0])/length(avg_disp_s1))/10000)
print("avg_disp pollinated")
print(quantile(avg_disp_s2[,1], c(0.025, 0.975)))
print("Pval")
print((length(avg_disp_s2[,1][avg_disp_s2[,1]<=0])/length(avg_disp_s2))/10000)
print("Diff between havg_disp- avg_disp naturally pollinated")
print(quantile(avg_disp_diff[,1], c(0.025, 0.975)))
print("Pval")
print(1-(length(avg_disp_diff[,1][avg_disp_diff[,1]<=0])/length(avg_disp_diff))/10000)

print("med_flr_date")
print("naturally pollinated")
print(quantile(med_flr_date_s1[,1], c(0.025, 0.975)))
print("Pval")
print((length(med_flr_date_s1[1,][med_flr_date_s1[,1]<=0])/length(med_flr_date_s1))/10000)
print("med_flr_date pollinated")
print(quantile(med_flr_date_s2[,1], c(0.025, 0.975)))
print("Pval")
print((length(med_flr_date_s2[,1][med_flr_date_s2[,1]<=0])/length(med_flr_date_s2))/10000)
print("Diff between hmed_flr_date- med_flr_date naturally pollinated")
print(quantile(med_flr_date_diff[,1], c(0.025, 0.975)))
print("Pval")
print((length(med_flr_date_diff[,1][med_flr_date_diff[,1]<=0])/length(med_flr_date_diff))/10000)



##########BOOTSTRAP THE NONLINEAR SELECTION GRADIENTS
set.seed(30)

myvars=c("total_seed", "and","mid_wid", "len_last", "flr_num","avg_display", "med_flr_date")

and_s1 <- data.frame()
and_s2 <- data.frame()
and_diff <- data.frame()
mid_wid_s1 <- data.frame()
mid_wid_s2 <- data.frame()
mid_wid_diff <- data.frame()
len_last_s1=data.frame()
len_last_s2=data.frame()
len_last_diff=data.frame()
len_last_s1=data.frame()
len_last_s2=data.frame()
len_last_diff=data.frame()
flr_num_s1=data.frame()
flr_num_s2=data.frame()
flr_num_diff=data.frame()
avg_disp_s1=data.frame()
avg_disp_s2=data.frame()
avg_disp_diff=data.frame()
med_flr_date_s1=data.frame()
med_flr_date_s2=data.frame()
med_flr_date_diff=data.frame()

for(i in c(1:10000)){
        sub=subdata[myvars] 
        
        data=sub[complete.cases(sub), ]
        mysample <- data[sample(1:nrow(data), nrow(data), replace=TRUE),]
        
        
        mysample$rel_fitness=mysample$total_seed/mean(mysample$total_seed, na.rm=T)
        mysample$and=(mysample$and-mean(mysample$and, na.rm=T))/sd(mysample$and, na.rm=T)
        mysample$mid_wid=(mysample$mid_wid-mean(mysample$mid_wid, na.rm=T))/sd(mysample$mid_wid, na.rm=T)
        mysample$len_last=(mysample$len_last-mean(mysample$len_last, na.rm=T))/sd(mysample$len_last, na.rm=T)
        mysample$flr_num=(mysample$flr_num-mean(mysample$flr_num, na.rm=T))/sd(mysample$flr_num, na.rm=T)
        mysample$avg_display=(mysample$avg_display-mean(mysample$avg_display, na.rm=T))/sd(mysample$avg_display, na.rm=T)
        mysample$med_flr_date=(mysample$med_flr_date-mean(mysample$med_flr_date, na.rm=T))/sd(mysample$med_flr_date, na.rm=T)
        
        
        sub2=subdata2[myvars] 
        data2=sub2[complete.cases(sub2), ]
        mysample2 <- data2[sample(1:nrow(data2), nrow(data2), replace=TRUE),]
        
        mysample2 <- data2[sample(1:nrow(data2), nrow(data2), replace=TRUE),]
        mysample2=mysample2[complete.cases(mysample2), ]
        mysample2$rel_fitness=mysample2$total_seed/mean(mysample2$total_seed, na.rm=T)
        mysample2$and=(mysample2$and-mean(mysample2$and, na.rm=T))/sd(mysample2$and, na.rm=T)
        mysample2$mid_wid=(mysample2$mid_wid-mean(mysample2$mid_wid, na.rm=T))/sd(mysample2$mid_wid, na.rm=T)
        mysample2$len_last=(mysample2$len_last-mean(mysample2$len_last, na.rm=T))/sd(mysample2$len_last, na.rm=T)
        mysample2$flr_num=(mysample2$flr_num-mean(mysample2$flr_num, na.rm=T))/sd(mysample2$flr_num, na.rm=T)
        mysample2$avg_display=(mysample2$avg_display-mean(mysample2$avg_display, na.rm=T))/sd(mysample2$avg_display, na.rm=T)
        mysample2$med_flr_date=(mysample2$med_flr_date-mean(mysample2$med_flr_date, na.rm=T))/sd(mysample2$med_flr_date, na.rm=T)
        
        regress1<-lm(mysample$rel_fitness~  mysample$and +I(mysample$and^2) + mysample$mid_wid + I(mysample$mid_wid^2) + mysample$len_last + I(mysample$len_last^2)+ mysample$flr_num + I(mysample$flr_num^2) + mysample$avg_display + I(mysample$avg_display^2)+  mysample$med_flr_date + I(mysample$med_flr_date^2) , data=mysample)$coef
        regress2<-lm(mysample2$rel_fitness~  mysample2$and + I( mysample2$and^2) + mysample2$mid_wid + I(mysample2$mid_wid^2) + mysample2$len_last + I(mysample2$len_last^2)+  mysample2$flr_num + I(mysample2$flr_num^2) + mysample2$avg_display + I( mysample2$avg_display^2) +  mysample2$med_flr_date + I( mysample2$med_flr_date^2), data=mysample2)$coef
        
        and_s1=rbind(and_s1, regress1[3])
        and_s2=rbind(and_s2, (regress2[3]))
        and_diff=rbind(and_diff, (regress1[3]-regress2[3]))
        
        mid_wid_s1=rbind(mid_wid_s1, regress1[5])
        mid_wid_s2=rbind(mid_wid_s2, regress2[5])
        mid_wid_diff=rbind(mid_wid_diff, (regress1[5]-regress2[5]))
        
        
        
        len_last_s1=rbind(len_last_s1, regress1[7])
        len_last_s2=rbind(len_last_s2, (regress2[7]))
        len_last_diff=rbind(len_last_diff, (regress1[7]-regress2[7]))
        
        flr_num_s1=rbind(flr_num_s1, regress1[9])
        flr_num_s2=rbind(flr_num_s2, (regress2[9]))
        flr_num_diff=rbind(flr_num_diff, (regress1[9]-regress2[9]))
        
        avg_disp_s1=rbind(avg_disp_s1, regress1[11])
        avg_disp_s2=rbind(avg_disp_s2, (regress2[11]))
        avg_disp_diff=rbind(avg_disp_diff, (regress1[11]-regress2[11]))
        
        
        med_flr_date_s1=rbind(med_flr_date_s1, regress1[13])
        med_flr_date_s2=rbind(med_flr_date_s2, regress2[13])
        med_flr_date_diff=rbind(med_flr_date_diff, (regress1[13]-regress2[13]))
        
}

print("and")
print("naturally pollinated")
print(quantile(and_s1[,1], c(0.025, 0.975)))
print("Pval")
print((length(and_s1[1,][and_s1[,1]<=0])/length(and_s1))/10000)
print("hand pollinated")
print(quantile(and_s2[,1], c(0.025, 0.975)))
print("Pval")
print((length(and_s2[,1][and_s2[,1]<=0])/length(and_s2))/10000)
print("Diff between hand- and naturally pollinated")
print(quantile(and_diff[,1], c(0.025, 0.975)))
print("Pval")
print((length(and_diff[,1][and_diff[,1]<=0])/length(and_diff))/10000)


print("mid_wid")
print("naturally pollinated")
print(quantile(mid_wid_s1[,1], c(0.025, 0.975)))
print("Pval")
print((length(mid_wid_s1[1,][mid_wid_s1[,1]<=0])/length(mid_wid_s1))/10000)
print("hmid_wid pollinated")
print(quantile(mid_wid_s2[,1], c(0.025, 0.975)))
print("Pval")
print((length(mid_wid_s2[,1][mid_wid_s2[,1]<=0])/length(mid_wid_s2))/10000)
print("Diff between hmid_wid- mid_wid naturally pollinated")
print(quantile(mid_wid_diff[,1], c(0.025, 0.975)))
print("Pval")
print((length(mid_wid_diff[,1][mid_wid_diff[,1]<=0])/length(mid_wid_diff))/10000)

print("len_last")
print("naturally pollinated")
print(quantile(len_last_s1[,1], c(0.025, 0.1, 0.975)))
print("Pval")
print((length(len_last_s1[1,][len_last_s1[,1]<=0])/length(len_last_s1))/10000)
print("len_last pollinated")
print(quantile(len_last_s2[,1], c(0.025, 0.975)))
print("Pval")
print((length(len_last_s2[,1][len_last_s2[,1]<=0])/length(len_last_s2))/10000)
print("Diff between hlen_last- len_last naturally pollinated")
print(quantile(len_last_diff[,1], c(0.025, 0.975)))
print("Pval")
print((length(len_last_diff[,1][len_last_diff[,1]<=0])/length(len_last_diff))/10000)

print("flr_num")
print("naturally pollinated")
print(quantile(flr_num_s1[,1], c(0.025, 0.975)))
print("Pval")
print((length(flr_num_s1[1,][flr_num_s1[,1]<=0])/length(flr_num_s1))/10000)
print("flr_num pollinated")
print(quantile(flr_num_s2[,1], c(0.025, 0.975)))
print("Pval")
print((length(flr_num_s2[,1][flr_num_s2[,1]<=0])/length(flr_num_s2))/10000)
print("Diff between flr_num- flr_num naturally pollinated")
print(quantile(flr_num_diff[,1], c(0.025, 0.975)))
print("Pval")
print((length(flr_num_diff[,1][flr_num_diff[,1]<=0])/length(flr_num_diff))/10000)


print("naturally pollinated")
print(quantile(avg_disp_s1[,1], c(0.025, 0.975)))
print("Pval")
print((length(avg_disp_s1[1,][avg_disp_s1[,1]<=0])/length(avg_disp_s1))/10000)
print("avg_disp pollinated")
print(quantile(avg_disp_s2[,1], c(0.025, 0.975)))
print("Pval")
print((length(avg_disp_s2[,1][avg_disp_s2[,1]<=0])/length(avg_disp_s2))/10000)
print("Diff between havg_disp- avg_disp naturally pollinated")
print(quantile(avg_disp_diff[,1], c(0.025, 0.975)))
print("Pval")
print((length(avg_disp_diff[,1][avg_disp_diff[,1]<=0])/length(avg_disp_diff))/10000)

print("med_flr_date")
print("naturally pollinated")
print(quantile(med_flr_date_s1[,1], c(0.025, 0.975)))
print("Pval")
print((length(med_flr_date_s1[1,][med_flr_date_s1[,1]<=0])/length(med_flr_date_s1))/10000)
print("med_flr_date pollinated")
print(quantile(med_flr_date_s2[,1], c(0.025, 0.975)))
print("Pval")
print((length(med_flr_date_s2[,1][med_flr_date_s2[,1]<=0])/length(med_flr_date_s2))/10000)
print("Diff between hmed_flr_date- med_flr_date naturally pollinated")
print(quantile(med_flr_date_diff[,1], c(0.025, 0.975)))
print("Pval")
print((length(med_flr_date_diff[,1][med_flr_date_diff[,1]<=0])/length(med_flr_date_diff))/10000)


################################################################################
#TABLES S13 and S14. Differences among years in estimates of directional selection differentials (si), 
#and gradients (beta)for six traits in naturally pollinated and hand-pollinated plants in a population of L. cardinalis.
#For each trait, the difference in pollinated- mediated selection among years (∆spoll) is also presented. 
#For all estimates, associated 95%CI and P-values are based on 10,000 bootstrapped iterations.
################################################################################

#Choose which two years you would like to compare selection differentials
between_year_differential_comparison("2010", "2011", "and")
between_year_differential_comparison=function(year1, year2, trait){
        year=mydata[mydata$Year==year1, ]
        year2=mydata[mydata$Year==year2, ]
        
        
        year_s1=year[year$Pop=='s1',]
        year_s2=year[year$Pop=='s2',]
        
        year2_s1=year2[year2$Pop=='s1',]
        year2_s2=year2[year2$Pop=='s2',]
        
        trait_y1_y2_s1=data.frame()
        trait_y1_y2_s2=data.frame()
        trait_diff_diff=data.frame()
        
        set.seed(2)
        #trait ="and
        myvars=c("total_seed",trait)
        year_s1=year_s1[myvars]
        year_s2=year_s2[myvars]
        year2_s1=year2_s1[myvars]
        year2_s2=year2_s2[myvars]
        
                
        year_s1=year_s1[complete.cases(year_s1), ]
        year_s2=year_s2[complete.cases(year_s2), ]     
        year2_s1=year2_s1[complete.cases(year2_s1), ] 
        year2_s2=year2_s2[complete.cases(year2_s2), ] 
        set.seed(2)
        for(i in c(1:10000)){
                #setup regression for first year for s1 year_s1: need to relative fitness, and standardize trait values for each bootstrapped dataset
                mysample <- year_s1[sample(1:nrow(year_s1), nrow(year_s1), replace=TRUE),]
                mysample$rel_fitness=mysample[,1]/mean(mysample[,1])
                
                mysample$stand_trait=(mysample[,2]-mean(mysample[,2], na.rm=TRUE))/sd(mysample[,2], na.rm=TRUE)   
                
       
                #setup regression for first year pop s2 
                mysample2 <- year_s2[sample(1:nrow(year_s2), nrow(year_s2), replace=TRUE),]
                
                mysample2$rel_fitness=mysample2[,1]/mean(mysample2[,1])
                mysample2$stand_trait=(mysample2[,2]-mean(mysample2[,2], na.rm=TRUE))/sd(mysample2[,2], na.rm=TRUE)   
                
                #this runs the regression for first year s1 and first year s2
                regress1<-lm(mysample$rel_fitness~mysample$stand_trait, data=mysample)$coef
                regress2<-lm(mysample2$rel_fitness~ mysample2$stand_trait,)$coef
                
                
                #setup regression for second year for s1 year_s1
                mysample3 <- year2_s1[sample(1:nrow(year2_s1), nrow(year2_s1), replace=TRUE),]
                mysample3$rel_fitness=mysample3[,1]/mean(mysample3[,1])
                mysample3$stand_trait=(mysample3[,2]-mean(mysample3[,2], na.rm=TRUE))/sd(mysample3[,2], na.rm=TRUE)   
                
                #setup regression for second year s2 year_s2
                mysample4 <- year2_s2[sample(1:nrow(year2_s2), nrow(year2_s2), replace=TRUE),]
                mysample4$rel_fitness=mysample4[,1]/mean(mysample4[,1])
                mysample4$stand_trait=(mysample4[,2]-mean(mysample4[,2], na.rm=TRUE))/sd(mysample4[,2], na.rm=TRUE)   
                
                
                #this runs the regression for the second year population= s1 and second year population= s2
                regress3<-lm(mysample3$rel_fitness ~  mysample3$stand_trait, data=mysample3)$coef
                regress4<-lm(mysample4$rel_fitness~ mysample4$stand_trait, data=mysample4)$coef
                
                #saves output from difference in selection  between y1 and yr2 for s1
                trait_y1_y2_s1=rbind(trait_y1_y2_s1, (regress1[2]-regress3[2]))
                #saves output from differnce in selection between y1 and y2 for s2
                trait_y1_y2_s2=rbind(trait_y1_y2_s2, (regress2[2]-regress4[2]))
                trait_diff_diff=rbind(trait_diff_diff, (regress1[2]-regress2[2])-(regress3[2]-regress4[2]))
   
        }
        
       
        data_list=c(trait_y1_y2_s1, trait_y1_y2_s2, trait_diff_diff)
        data_names=c("trait_y1_y2_s1", "trait_y1_y2_s2", "trait_diff_diff")
        data_explanation=c("year 1 to year 2 for naturally pollinated plants", "year 1 to year 2 for hand-pollinated plants", "year 1 to year 2 difference in pollinator mediated selection")
        
        
        count=0
        
        for(i in data_list){
                count=count+1
                i=as.data.frame(i)
                names(i)[1]="colname"
                print(data_explanation[count])
                if ((quantile(i$colname, c(0.025, 0.975))[1]) >0 & abs(quantile(i$colname, c(0.025, 0.975))[2])>0){
                        print(c(trait,quantile(i$colname, c(0.025, 0.975)),(length(i$colname[i$colname<=0])/10000)))
                }
                else if ( ((length(i$colname[(i$colname)[1]<=0])/length(i$colname))/10000>0.5)){
                        print(c(trait,quantile(i$colname, c(0.025, 0.975)),(1-(length(i$colname[i$colname<=0])/10000))))
                        
                } else {
                        print(c(trait,quantile(i$colname, c(0.025, 0.975)),length(i$colname[i$colname<=0])/10000))
                }
        }
 
}

#Choose which two years you would like to compare selection gradients
between_year_grad_comparison("2010", "2011")
between_year_grad_comparison=function(year1, year2){
        year=mydata[mydata$Year==year1, ]
        year2=mydata[mydata$Year==year2, ]
        
        
        year_s1=year[year$Pop=='s1',]
        year_s2=year[year$Pop=='s2',]
        
        year2_s1=year2[year2$Pop=='s1',]
        year2_s2=year2[year2$Pop=='s2',]
        
        results<-data.frame()
        INT <- data.frame()
        mid_wid <- data.frame()
        and=data.frame()
        len_last=data.frame()
        flr_num=data.frame()
        avg_disp=data.frame()
        med_flr_date=data.frame()
        
        and_y1_y2_s1=data.frame()
        and_y1_y2_s2=data.frame()
        and_diff_diff=data.frame()
        
        mid_wid_y1_y2_s1=data.frame()
        mid_wid_y1_y2_s2=data.frame()
        mid_wid_diff_diff=data.frame()
        
        mid_wid_y1_y2_s1=data.frame()
        mid_wid_y1_y2_s2=data.frame()
        mid_wid_diff_diff=data.frame()
        
        len_last_y1_y2_s1=data.frame()
        len_last_y1_y2_s2=data.frame()
        len_last_diff_diff=data.frame()
        
        flr_num_y1_y2_s1=data.frame()
        flr_num_y1_y2_s2=data.frame()
        flr_num_diff_diff=data.frame()
        
        avg_disp_y1_y2_s1=data.frame()
        avg_disp_y1_y2_s2=data.frame()
        avg_disp_diff_diff=data.frame()
        
        med_flr_date_y1_y2_s1=data.frame()
        med_flr_date_y1_y2_s2=data.frame()
        med_flr_date_diff_diff=data.frame()
        
        set.seed(2)
        trait=c("total_seed","and","mid_wid", "len_last", "flr_num","avg_display", "med_flr_date")
        year_s1=year_s1[trait]
        year_s2=year_s2[trait]
        year2_s1=year2_s1[trait]
        year2_s2=year2_s2[trait]
        
        year_s1=year_s1[complete.cases(year_s1), ]
        year_s2=year_s2[complete.cases(year_s2), ]     
        year2_s1=year2_s1[complete.cases(year2_s1), ] 
        year2_s2=year2_s2[complete.cases(year2_s2), ] 
        
        for(i in c(1:10000)){
                #setup regression for first year for s1 year_s1: need to relative fitness, and standardize trait values for each bootstrapped dataset
                mysample <- year_s1[sample(1:nrow(year_s1), nrow(year_s1), replace=TRUE),]
                mysample$rel_seed=mysample$total_seed/mean(mysample$total_seed)
                mysample$mid_wid=(mysample$mid_wid-mean(mysample$mid_wid))/sd(mysample$mid_wid)
                mysample$and=(mysample$and-mean(mysample$and))/sd(mysample$and)
                mysample$len_last=(mysample$len_last-mean(mysample$len_last))/sd(mysample$len_last)
                mysample$flr_num=(mysample$flr_num-mean(mysample$flr_num))/sd(mysample$flr_num)
                mysample$avg_display=(mysample$avg_display-mean(mysample$avg_display))/sd(mysample$avg_display)
                mysample$med_flr_date=(mysample$med_flr_date-mean(mysample$med_flr_date))/sd(mysample$med_flr_date)
                
                #setup regression for first year pop s2 
                mysample2 <- year_s2[sample(1:nrow(year_s2), nrow(year_s2), replace=TRUE),]
                mysample2$rel_seed=mysample2$total_seed/mean(mysample2$total_seed)
                mysample2$mid_wid=(mysample2$mid_wid-mean(mysample2$mid_wid))/sd(mysample2$mid_wid)
                mysample2$and=(mysample2$and-mean(mysample2$and))/sd(mysample2$and)
                mysample2$len_last=(mysample2$len_last-mean(mysample2$len_last))/sd(mysample2$len_last)
                mysample2$flr_num=(mysample2$flr_num-mean(mysample2$flr_num))/sd(mysample2$flr_num)
                mysample2$avg_display=(mysample2$avg_display-mean(mysample2$avg_display))/sd(mysample2$avg_display)
                mysample2$med_flr_date=(mysample2$med_flr_date-mean(mysample2$med_flr_date))/sd(mysample2$med_flr_date)
                
                #this runs the regression for first year s1 and first year s2
                regress1<-lm(mysample$rel_seed~ mysample$mid_wid + mysample$and + mysample$len_last + mysample$flr_num + mysample$avg_display +  mysample$med_flr_date, data=mysample)$coef
                regress2<-lm(mysample2$rel_seed~ mysample2$mid_wid + mysample2$and + mysample2$len_last + mysample2$flr_num + mysample2$avg_display +  mysample2$med_flr_date, data=mysample2)$coef
                
                
                #setup regression for second year for s1 year_s1
                mysample3 <- year2_s1[sample(1:nrow(year2_s1), nrow(year2_s1), replace=TRUE),]
                mysample3$rel_seed=mysample3$total_seed/mean(mysample3$total_seed)
                mysample3$mid_wid=(mysample3$mid_wid-mean(mysample3$mid_wid))/sd(mysample3$mid_wid)
                mysample3$and=(mysample3$and-mean(mysample3$and))/sd(mysample3$and)
                mysample3$len_last=(mysample3$len_last-mean(mysample3$len_last))/sd(mysample3$len_last)
                mysample3$flr_num=(mysample3$flr_num-mean(mysample3$flr_num))/sd(mysample3$flr_num)
                mysample3$avg_display=(mysample3$avg_display-mean(mysample3$avg_display))/sd(mysample3$avg_display)
                mysample3$med_flr_date=(mysample3$med_flr_date-mean(mysample3$med_flr_date))/sd(mysample3$med_flr_date)
                
                #setup regression for second year s2 year_s2
                mysample4 <- year2_s2[sample(1:nrow(year2_s2), nrow(year2_s2), replace=TRUE),]
                mysample4$rel_seed=mysample4$total_seed/mean(mysample4$total_seed)
                mysample4$mid_wid=(mysample4$mid_wid-mean(mysample4$mid_wid))/sd(mysample4$mid_wid)
                mysample4$and=(mysample4$and-mean(mysample4$and))/sd(mysample4$and)
                mysample4$len_last=(mysample4$len_last-mean(mysample4$len_last))/sd(mysample4$len_last)
                mysample4$flr_num=(mysample4$flr_num-mean(mysample4$flr_num))/sd(mysample4$flr_num)
                mysample4$avg_display=(mysample4$avg_display-mean(mysample4$avg_display))/sd(mysample4$avg_display)
                mysample4$med_flr_date=(mysample4$med_flr_date-mean(mysample4$med_flr_date))/sd(mysample4$med_flr_date)
                
                #this runs the regression for the second year population= s1 and second year population= s2
                regress3<-lm(mysample3$rel_seed~ mysample3$mid_wid + mysample3$and + mysample3$len_last + mysample3$flr_num + mysample3$avg_display +  mysample3$med_flr_date, data=mysample3)$coef
                regress4<-lm(mysample4$rel_seed~ mysample4$mid_wid + mysample4$and + mysample4$len_last + mysample4$flr_num + mysample4$avg_display +  mysample4$med_flr_date, data=mysample4)$coef
                
                #saves output from difference in selection gradient between y1 and yr2 for s1
                mid_wid_y1_y2_s1=rbind(mid_wid_y1_y2_s1, (regress1[2]-regress3[2]))
                and_y1_y2_s1=rbind(and_y1_y2_s1, (regress1[3]-regress3[3]))
                len_last_y1_y2_s1=rbind(len_last_y1_y2_s1, (regress1[4]-regress3[4]))
                flr_num_y1_y2_s1=rbind(flr_num_y1_y2_s1, (regress1[5]-regress3[5]))
                avg_disp_y1_y2_s1=rbind(avg_disp_y1_y2_s1, (regress1[6]--regress3[6]))
                med_flr_date_y1_y2_s1=rbind(med_flr_date_y1_y2_s1, (regress1[7]--regress3[7]))
                
                #saves output from differnce in selection gradient between y1 and y2 for s2
                mid_wid_y1_y2_s2=rbind(mid_wid_y1_y2_s2, (regress2[2]-regress4[2]))
                and_y1_y2_s2=rbind(and_y1_y2_s2, (regress2[3]-regress4[3]))
                len_last_y1_y2_s2=rbind(len_last_y1_y2_s2, (regress2[4]-regress4[4]))
                flr_num_y1_y2_s2=rbind(flr_num_y1_y2_s2, (regress2[5]-regress4[5]))
                avg_disp_y1_y2_s2=rbind(avg_disp_y1_y2_s2, (regress2[6]-regress4[6]))
                med_flr_date_y1_y2_s2=rbind(med_flr_date_y1_y2_s2, (regress2[7]-regress4[7]))
                
                mid_wid_diff_diff=rbind(mid_wid_diff_diff, (regress1[2]-regress2[2])-(regress3[2]-regress4[2]))
                and_diff_diff=rbind(and_diff_diff, (regress1[3]-regress2[3])-(regress3[3]-regress4[3]))
                len_last_diff_diff=rbind(len_last_diff_diff, (regress1[4]-regress2[4])-(regress3[4]-regress4[4]))
                flr_num_diff_diff=rbind(flr_num_diff_diff, (regress1[5]-regress2[5])-(regress3[5]-regress4[5]))
                avg_disp_diff_diff=rbind(avg_disp_diff_diff, (regress1[6]-regress2[6])-(regress3[6]-regress4[6]))
                med_flr_date_diff_diff=rbind(med_flr_date_diff_diff, (regress1[7]-regress2[7])-(regress3[7]-regress4[7]))

               
                }
        
        data_list=c(and_y1_y2_s1, and_y1_y2_s2, and_diff_diff,mid_wid_y1_y2_s1, mid_wid_y1_y2_s2, mid_wid_diff_diff,len_last_y1_y2_s1, len_last_y1_y2_s2, len_last_diff_diff,flr_num_y1_y2_s1, flr_num_y1_y2_s2, flr_num_diff_diff,avg_disp_y1_y2_s1, avg_disp_y1_y2_s2, avg_disp_diff_diff,med_flr_date_y1_y2_s1, med_flr_date_y1_y2_s2, med_flr_date_diff_diff)
        data_names=c("and_y1_y2_s1","and_y1_y2_s2","and_diff_diff","mid_wid_y1_y2_s1","mid_wid_y1_y2_s2","mid_wid_diff_diff","len_last_y1_y2_s1","len_last_y1_y2_s2","len_last_diff_diff","flr_num_y1_y2_s1","flr_num_y1_y2_s2","flr_num_diff_diff","avg_disp_y1_y2_s1","avg_disp_y1_y2_s2","avg_disp_diff_diff","med_flr_date_y1_y2_s1","med_flr_date_y1_y2_s2","med_flr_date_diff_diff")
        count=0
        for(i in data_list){
                count=count+1
                i=as.data.frame(i)
                names(i)[1]="colname"
                if ((quantile(i$colname, c(0.025, 0.975))[1]) >0 & abs(quantile(i$colname, c(0.025, 0.975))[2])>0){
                        print(c("1",data_names[count],quantile(i$colname, c(0.025, 0.975)),((length(i$colname[(i$colname)[1]<=0])/length(i$colname))/10000)))
                }
                else if ( ((length(i$colname[(i$colname)[1]<=0])/length(i$colname))/10000>0.5)){
                        print(c("2",data_names[count],quantile(i$colname, c(0.025, 0.975)),(1-((length(i$colname[(i$colname)[1]<=0])/length(i$colname))/10000))))
                        
                } else {
                        print(c("3",data_names[count],quantile(i$colname, c(0.025, 0.975)),((length(i$colname[(i$colname)[1]<=0])/length(i$colname))/10000)))
                }
        }
}
